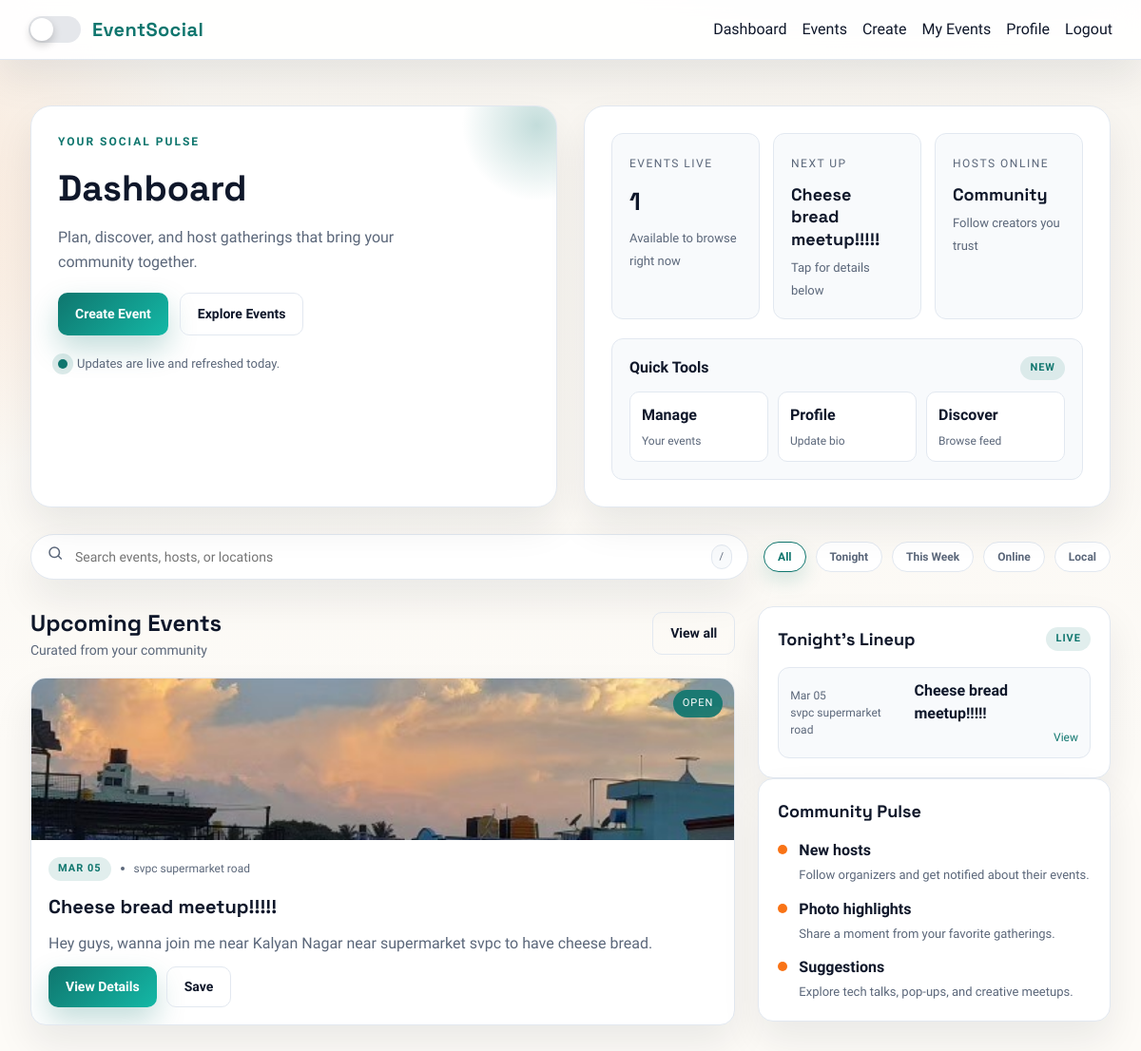
The page /dashboard/ (signed in) on the database its author committed.
### Enigma/models.py (models this page shows, shortened)
class Event(models.Model):
    title = models.CharField(max_length=200)
    description = models.TextField()
    location = models.CharField(max_length=200)
    event_date = models.DateTimeField()
    image = models.ImageField(
        upload_to="event_images/",
        blank=True,
        null=True
    )
    created_by = models.ForeignKey(
        User,
        on_delete=models.CASCADE,
        related_name="hosted_events"
    )
    attendees = models.ManyToManyField(
        User,
        related_name="joined_events",
        blank=True
    )
    likes = models.ManyToManyField(
        User,
        related_name="liked_events",
        blank=True
    )

### Enigma/views.py (the view)
# urls.py: path('dashboard/', views.dashboard, name='dashboard'),
@login_required
def dashboard(request):
    events = Event.objects.all().order_by("event_date")
    return render(request, "dashboard.html", {"events": events})

### templates/dashboard.html
{% extends "base.html" %}
{% block content %}
<section class="dash-hero">
    <div class="dash-hero__intro">
        <p class="eyebrow">Your social pulse</p>
        <h1 class="dash-title">Dashboard</h1>
        <p class="dash-subtitle">
            Plan, discover, and host gatherings that bring your community together.
        </p>
        <div class="dash-actions">
            <a class="btn-primary" href="{% url 'create_event' %}">Create Event</a>
            <a class="btn-ghost" href="{% url 'event_list' %}">Explore Events</a>
        </div>
        <div class="status-row">
            <span class="status-dot"></span>
            <span>Updates are live and refreshed today.</span>
        </div>
    </div>
    <div class="dash-hero__panel">
        <div class="metric-grid">
            <div class="metric-card">
                <span class="metric-label">Events Live</span>
                <span class="metric-value">{{ events|length }}</span>
                <span class="metric-sub">Available to browse right now</span>
            </div>
            <div class="metric-card">
                <span class="metric-label">Next Up</span>
                {% if events %}
                    <span class="metric-value metric-value--text">{{ events.0.title }}</span>
                    <span class="metric-sub">Tap for details below</span>
                {% else %}
                    <span class="metric-value">—</span>
                    <span class="metric-sub">Create your first event</span>
                {% endif %}
            </div>
            <div class="metric-card">
                <span class="metric-label">Hosts Online</span>
                <span class="metric-value metric-value--text">Community</span>
                <span class="metric-sub">Follow creators you trust</span>
            </div>
        </div>
        <div class="mini-board">
            <div class="mini-board__head">
                <span>Quick Tools</span>
                <span class="badge">New</span>
            </div>
            <div class="mini-board__grid">
                <a class="tool-card" href="{% url 'my_events' %}">
                    <span class="tool-title">Manage</span>
                    <span class="tool-sub">Your events</span>
                </a>
                <a class="tool-card" href="{% url 'profile' %}">
                    <span class="tool-title">Profile</span>
                    <span class="tool-sub">Update bio</span>
                </a>
                <a class="tool-card" href="{% url 'event_list' %}">
                    <span class="tool-title">Discover</span>
                    <span class="tool-sub">Browse feed</span>
                </a>
            </div>
        </div>
    </div>
</section>
<section class="dash-toolbar">
    <div class="search-shell">
        <span class="search-icon" aria-hidden="true">
            <svg viewBox="0 0 24 24" role="presentation">
                <path d="M11 18a7 7 0 1 1 0-14 7 7 0 0 1 0 14Zm9.5 2.1-4.2-4.2" />
            </svg>
        </span>
        <input type="text" placeholder="Search events, hosts, or locations">
        <span class="search-kbd">/</span>
    </div>
    <div class="filter-pills">
        <button class="pill active" type="button">All</button>
        <button class="pill" type="button">Tonight</button>
        <button class="pill" type="button">This Week</button>
        <button class="pill" type="button">Online</button>
        <button class="pill" type="button">Local</button>
    </div>
</section>
<div class="dash-layout">
    <section class="dash-main">
        <div class="section-head">
            <div>
                <h2>Upcoming Events</h2>
                <p>Curated from your community</p>
            </div>
            <a class="btn-ghost" href="{% url 'event_list' %}">View all</a>
        </div>
        <div class="event-grid">
            {% for event in events %}
            <article class="event-card">
                <div class="event-card__media">
                    {% if event.image %}
                        <img src="{{ event.image.url }}" class="event-image" alt="{{ event.title }}">
                    {% else %}
                        <div class="event-image event-image--placeholder">
                            <span class="placeholder-icon"></span>
                        </div>
                    {% endif %}
                    <span class="event-badge">Open</span>
                </div>
                <div class="event-card__body">
                    <div class="event-card__meta">
                        <span class="badge">{{ event.event_date|date:"M d" }}</span>
                        <span class="meta-dot"></span>
                        <span>{{ event.location|default:"Online" }}</span>
                    </div>
                    <h3>{{ event.title }}</h3>
                    <p>{{ event.description|default:"Details coming soon."|truncatewords:18 }}</p>
                    <div class="event-card__actions">
                        <a href="{% url 'event_detail' event.id %}" class="btn-primary">View Details</a>
                        <button class="btn-ghost" type="button">Save</button>
                    </div>
                </div>
            </article>
            {% empty %}
            <div class="empty-state">
                <h3>No events yet</h3>
                <p>Create the first event and invite your community.</p>
                <a class="btn-primary" href="{% url 'create_event' %}">Create Event</a>
            </div>
            {% endfor %}
        </div>
    </section>
    <aside class="dash-side">
        <div class="panel">
            <div class="panel-head">
                <h3>Tonight's Lineup</h3>
                <span class="badge">Live</span>
            </div>
            <div class="panel-list">
                {% for event in events|slice:":3" %}
                <div class="side-event">
                    <div class="side-event__time">
                        <span>{{ event.event_date|date:"M d" }}</span>
                        <span class="muted">{{ event.location|default:"Online" }}</span>
                    </div>
                    <div class="side-event__info">
                        <strong>{{ event.title }}</strong>
                        <a href="{% url 'event_detail' event.id %}">View</a>
                    </div>
                </div>
                {% empty %}
                <p class="muted">No events scheduled yet.</p>
                {% endfor %}
            </div>
        </div>
        <div class="panel">
            <div class="panel-head">
                <h3>Community Pulse</h3>
            </div>
            <div class="activity-list">
                <div class="activity-item">
                    <span class="activity-dot"></span>
                    <div>
                        <strong>New hosts</strong>
                        <p>Follow organizers and get notified about their events.</p>
                    </div>
                </div>
                <div class="activity-item">
                    <span class="activity-dot"></span>
                    <div>
                        <strong>Photo highlights</strong>
                        <p>Share a moment from your favorite gatherings.</p>
                    </div>
                </div>
                <div class="activity-item">
                    <span class="activity-dot"></span>
                    <div>
                        <strong>Suggestions</strong>
                        <p>Explore tech talks, pop-ups, and creative meetups.</p>
                    </div>
                </div>
            </div>
        </div>
    </aside>
</div>
{% endblock %}

### templates/base.html (shortened to what this page needs)
{% load static %}
<!DOCTYPE html>
<html lang="en">
<head>
    <link rel="stylesheet" href="{% static 'style.css' %}">
</head>
<body>
<nav>
    <div style="display:flex; align-items:center; gap:12px;">
        <div class="theme-toggle" onclick="toggleTheme()">
            <div class="toggle-circle"></div>
        </div>
        <strong>EventSocial</strong>
    </div>
    <div style="display:flex; gap:16px; align-items:center;">
        <a href="{% url 'dashboard' %}">Dashboard</a>
        <a href="{% url 'event_list' %}">Events</a>
        <a href="{% url 'create_event' %}">Create</a>
        <a href="{% url 'my_events' %}">My Events</a>
        <a href="{% url 'profile' %}">Profile</a>
        <form method="post" action="{% url 'logout' %}">
            <button type="submit" class="nav-link-button">Logout</button>
        </form>
    </div>
</nav>
<div class="container">
    {% block content %}
    {% endblock %}
</div>
</body>
</html>

### rows shown on the page
Event: title "Cheese bread meetup!!!!!", image (picture), event_date "MAR 05", location "svpc supermarket road", description "Hey guys, wanna join me near Kalyan Nagar near supermarket svpc to have cheese bread.", event_date "Mar 05"

### other values the page prints
{{ events|length }} "1"
